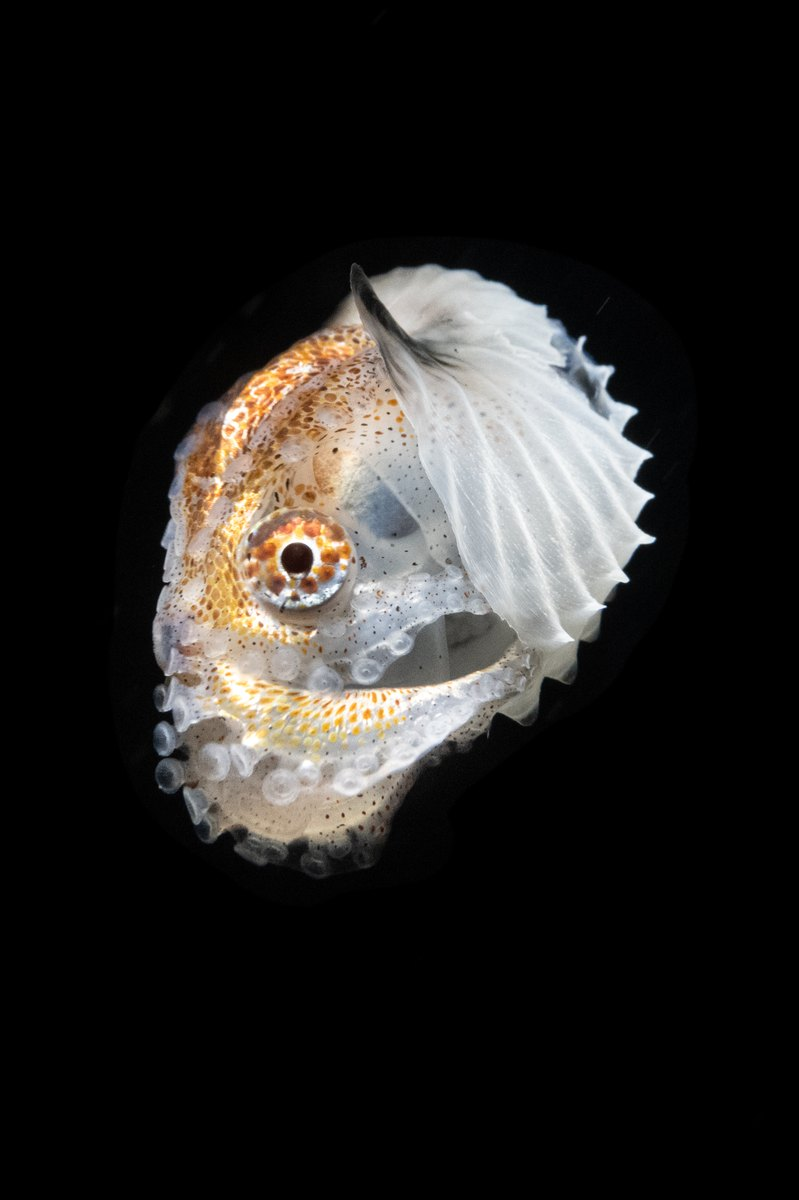
#> input picture workbench/assets/full/DSC_0077.jpg, 799 x 1200 px, given as the content of the folder /Volumes/T7/Qwen_Homoplankton/LandingPage, which was not available
$ python prep_landing.py
#> lines starting #> are read from the running program, lines starting #| are printed output that depends on the picture; pictures that were not available may be replaced by others from this repository, and a replacement may not be noted
#!/usr/bin/env python3
"""LandingPage 选图预处理 v2（规则2搁置版）：
- 每张浮动元素图成品 ≥1MB；原图本就 <1MB 则原样复制、零缩减
- 灯箱用完整原图：逐字节复制到 staging，不重编码
- 检测主体框（自动阈值），用于视觉尺寸多样化
"""
import json
import os
import shutil

from PIL import Image

Image.MAX_IMAGE_PIXELS = None
LP = "/Volumes/jialingcai"  # placeholder overwritten below
LP = "/Volumes/T7/Qwen_Homoplankton/LandingPage"
ROOT = os.path.dirname(os.path.abspath(__file__))
DISP = os.path.join(ROOT, "disp")
FULL = os.path.join(ROOT, "staging_full")
MIN_B = 1024 * 1024
LADDER = [(2000, 92), (1800, 95), (1600, 95), (1400, 96), (1200, 96)]


def find_disp(src, dst):
    for edge, q in LADDER:
        with Image.open(src) as im:
            im.draft("RGB", (edge, edge))
            im = im.convert("RGB")
            w0, h0 = im.size
            if max(w0, h0) > edge:
                sc = edge / max(w0, h0)
                im = im.resize((int(w0 * sc), int(h0 * sc)), Image.LANCZOS)
            im.save(dst, "JPEG", quality=q, optimize=True, progressive=True)
        if os.path.getsize(dst) >= MIN_B:
            return im.size, os.path.getsize(dst)
    return None, None


def main():
    os.makedirs(DISP, exist_ok=True)
    os.makedirs(FULL, exist_ok=True)
    files = sorted(f for f in os.listdir(LP)
                   if not f.startswith("._") and f.lower().endswith((".jpg", ".jpeg")))
    meta = []
    copied = tiny = 0
    for i, f in enumerate(files, 1):
        src = os.path.join(LP, f)
        stem = os.path.splitext(f)[0]
        full_dst = os.path.join(FULL, f"f{i:03d}.jpg")
        shutil.copy2(src, full_dst)                    # 灯箱=逐字节原图
        box = None
        with Image.open(src) as im:
#> im is the input picture: PIL image 799x1200 RGB; mean R, G, B 39.2, 37.3, 35.1
            im.draft("L", (900, 900))
            g = im.convert("L")
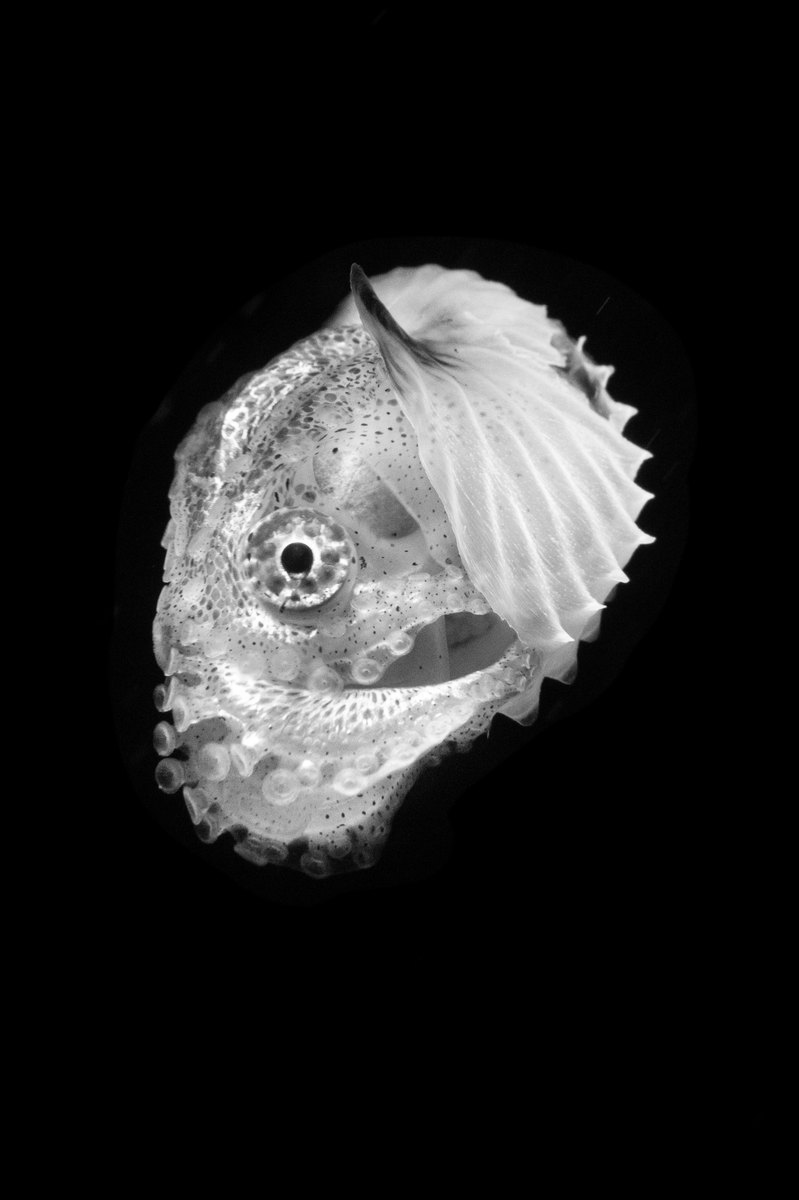
#> g: PIL image 799x1200 L; min 0, max 255, mean 37.6
            g.thumbnail((900, 900))
#> g: PIL image 599x900 L
            px = list(g.getdata())
#> px = 539100 items
            n = len(px)
#> n = 539100
            mean = sum(px) / n
#> mean = 37.63
            var = sum((p - mean) ** 2 for p in px) / n
#> var = 5377.4
            sd = var ** 0.5
#> sd = 73.33
            t = max(14, mean + 3 * sd)
#> t = 257.6
            idxs = [k for k, p in enumerate(px) if p > t]
#> idxs = []
            if len(idxs) > n * 0.001:
                w, h = g.size
                xs = [k % w for k in idxs]
                ys = [k // w for k in idxs]
                xs.sort(); ys.sort()
                x0 = xs[int(len(xs) * 0.003)]; x1 = xs[int(len(xs) * 0.997)]
                y0 = ys[int(len(ys) * 0.003)]; y1 = ys[int(len(ys) * 0.997)]
                bw, bh = x1 - x0, y1 - y0
                x0 = max(0, x0 - bw * 0.06) / w
                x1 = min(w - 1, x1 + bw * 0.06) / w
                y0 = max(0, y0 - bh * 0.06) / h
                y1 = min(h - 1, y1 + bh * 0.06) / h
                box = [round(x0, 3), round(y0, 3), round(x1, 3), round(y1, 3)]
            ow, oh = im.size
#> ow = 799; oh = 1200
        dname = f"p{i:03d}.jpg"
        dpath = os.path.join(DISP, dname)
        size = find_disp(src, dpath)
        if size[0] is None:
            shutil.copy2(src, dpath)                   # 凑不到1MB：用原图（更小就更小）
            copied += 1
            dw, dh = ow, oh
#> dw = 799; dh = 1200
        else:
            dw, dh = size
        sz = os.path.getsize(dpath)
        meta.append({"file": f, "id": stem, "disp": dname, "w": dw, "h": dh,
                    "dbytes": sz, "full": os.path.basename(full_dst),
                    "fbytes": os.path.getsize(full_dst), "box": box,
                    "ow": ow, "oh": oh})
        if i % 15 == 0:
            print(f"  {i}/{len(files)}", flush=True)
    json.dump(meta, open(os.path.join(ROOT, "lp_meta.json"), "w"), indent=1)
    import statistics
    dbs = [m["dbytes"] for m in meta]
#> dbs = [92522]
    fbs = [m["fbytes"] for m in meta]
#> fbs = [71855]
    under = [m for m in meta if m["dbytes"] < MIN_B]
    print(f"\n共 {len(meta)} 张；回退用原图: {copied}；仍<1MB: {len(under)}")
#| 共 1 张；回退用原图: 1；仍<1MB: 1
    print(f"浮动图: 中位 {statistics.median(dbs)/1e6:.2f} MB, 总 {sum(dbs)/1e6:.0f} MB")
#| 浮动图: 中位 0.09 MB, 总 0 MB
    print(f"原图:   中位 {statistics.median(fbs)/1e6:.2f} MB, 总 {sum(fbs)/1e6:.0f} MB")
#| 原图:   中位 0.07 MB, 总 0 MB
    if under:
        print("仍<1MB 明细:", [(m['file'], round(m['dbytes']/1024)) for m in under])
#| 仍<1MB 明细: [('DSC_0077.jpg', 90)]
    fx = [(m["box"][2] - m["box"][0]) for m in meta if m["box"]]
#> fx = []
    fy = [(m["box"][3] - m["box"][1]) for m in meta if m["box"]]
#> fy = []
#> (the run stopped early here; a loop or call above may not have finished)

$ run again, on workbench/assets/full/DSC_0863.jpg
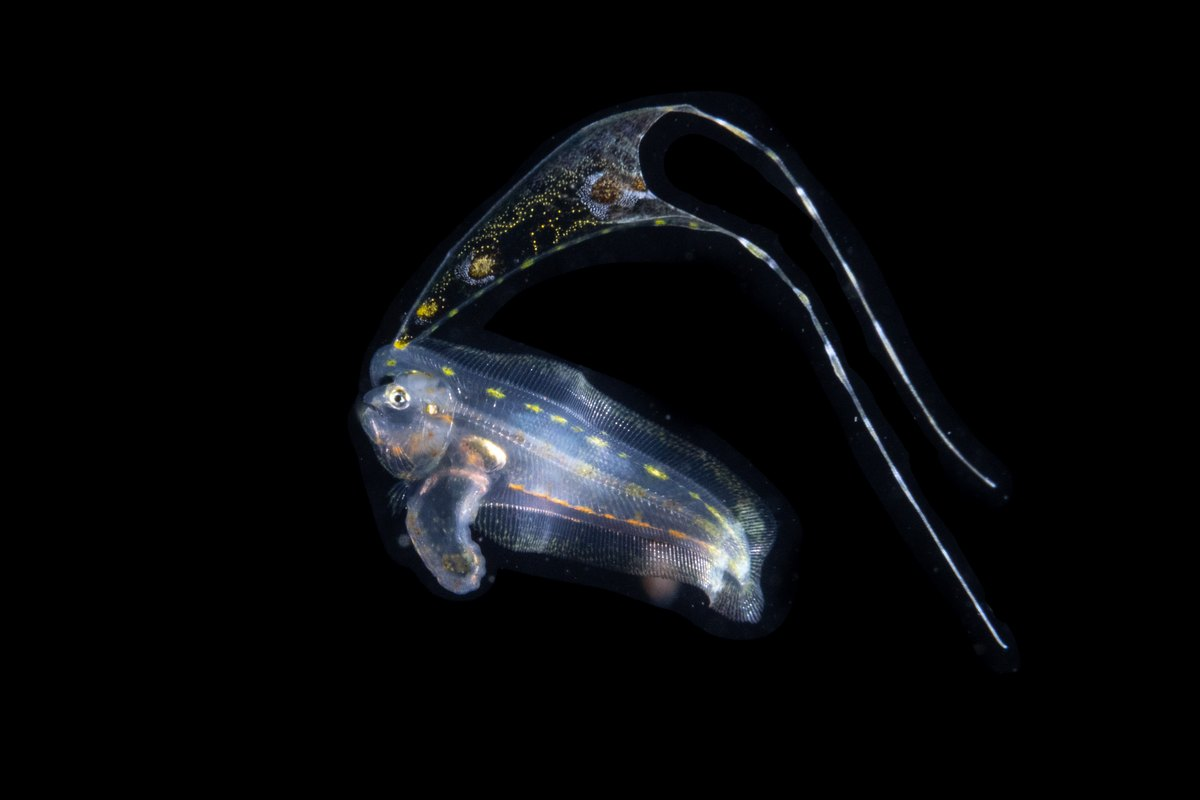
#> input picture workbench/assets/full/DSC_0863.jpg, 1200 x 800 px, given as the content of the folder /Volumes/T7/Qwen_Homoplankton/LandingPage, which was not available
#> in main, im is the input picture: PIL image 1200x800 RGB; mean R, G, B 9.4, 10.5, 12.5
#> in main, `g = im.convert("L")`:
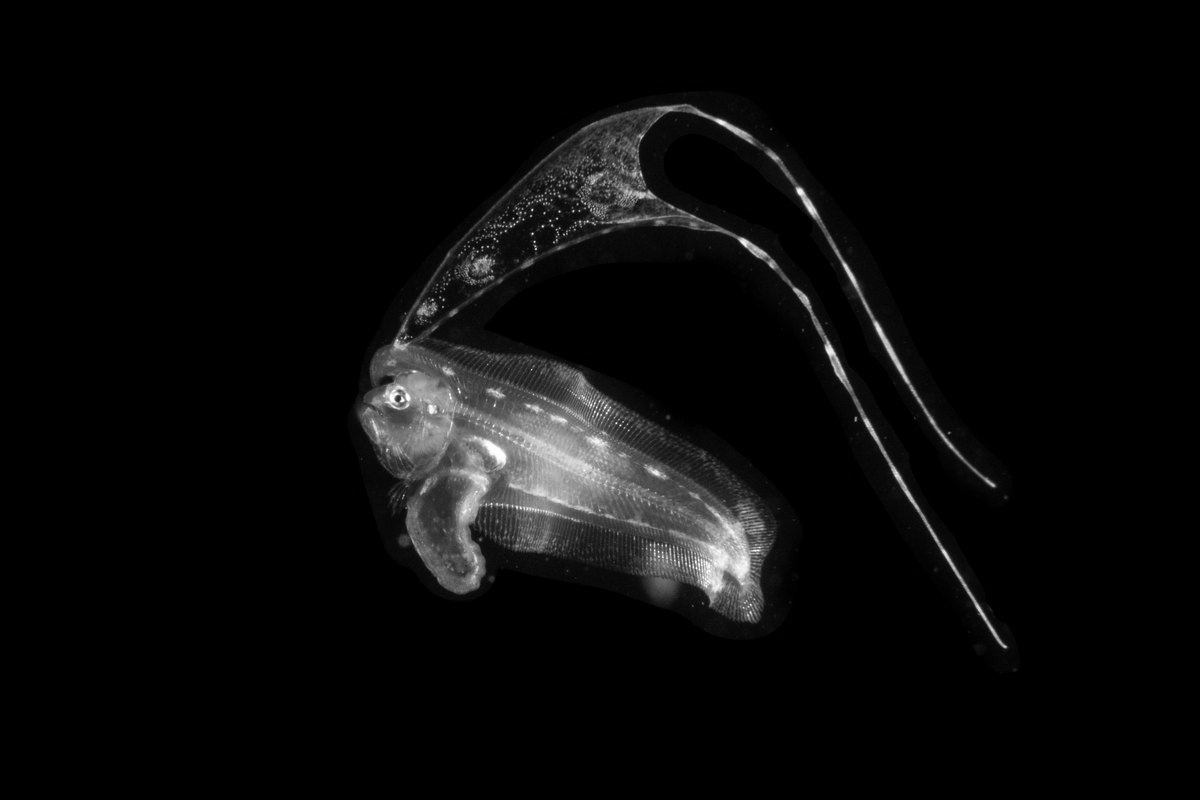
#> g: PIL image 1200x800 L; min 0, max 255, mean 10.4
#> px = 540000 items
#> n = 540000
#> mean = 10.42
#> var = 1042.9
#> sd = 32.29
#> t = 107.3
#> idxs = 18737 values from 71606 to 437254
#> xs = 18737 values, max 754 at index 18733, min 272 at index 4484, mean 437.4
#> ys = 18737 values from 79 to 485
#> in main, `x0 = xs[int(len(xs) * 0.003)]`: x0 = 280
#> in main, `x1 = xs[int(len(xs) * 0.997)]`: x1 = 742
#> in main, `y0 = ys[int(len(ys) * 0.003)]`: y0 = 83
#> in main, `y1 = ys[int(len(ys) * 0.997)]`: y1 = 465
#> bw = 462; bh = 382
#> in main, `x0 = max(0, x0 - bw * 0.06) / w`: x0 = 0.28
#> in main, `x1 = min(w - 1, x1 + bw * 0.06) / w`: x1 = 0.855
#> in main, `y0 = max(0, y0 - bh * 0.06) / h`: y0 = 0.1
#> in main, `y1 = min(h - 1, y1 + bh * 0.06) / h`: y1 = 0.813
#> box = [0.28, 0.1, 0.855, 0.813]
#> dbs = [70829]
#> fbs = [55221]
#> under = 1 item
#| 共 1 张；回退用原图: 1；仍<1MB: 1
#| 浮动图: 中位 0.07 MB, 总 0 MB
#| 原图:   中位 0.06 MB, 总 0 MB
#| 仍<1MB 明细: [('DSC_0863.jpg', 69)]
#> fx = [0.575]
#> fy = [0.713]
#| 主体宽占比: 中位 0.57 / 最窄 0.57
#| 主体高占比: 中位 0.71 / 最高 0.71
#> noBox = []
#| 无主体框(全暗): 0
